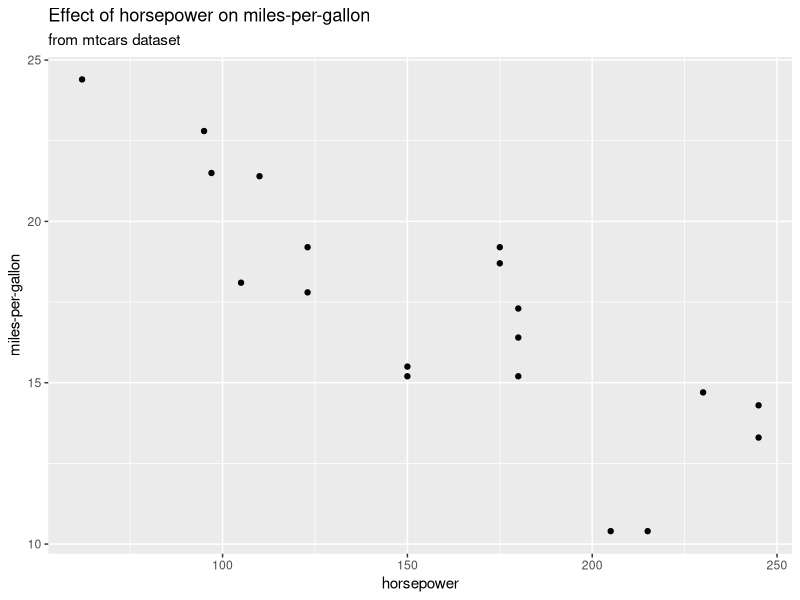
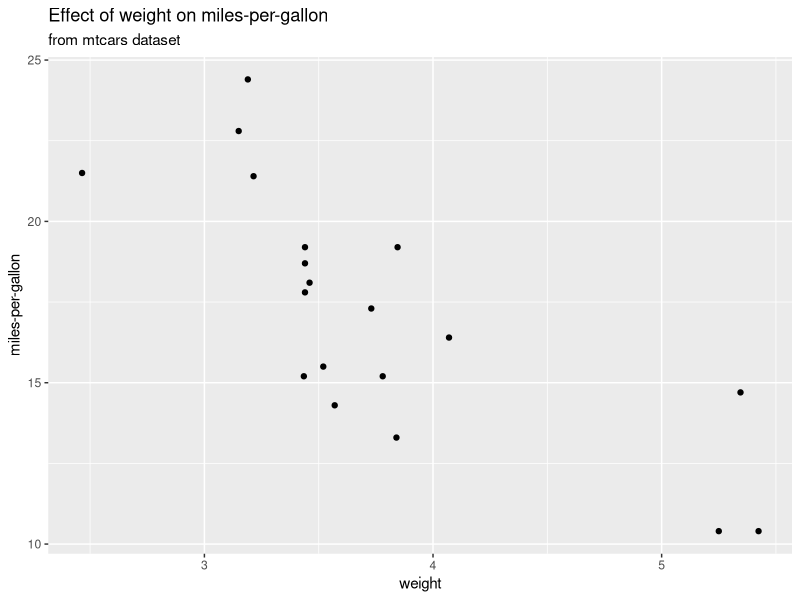
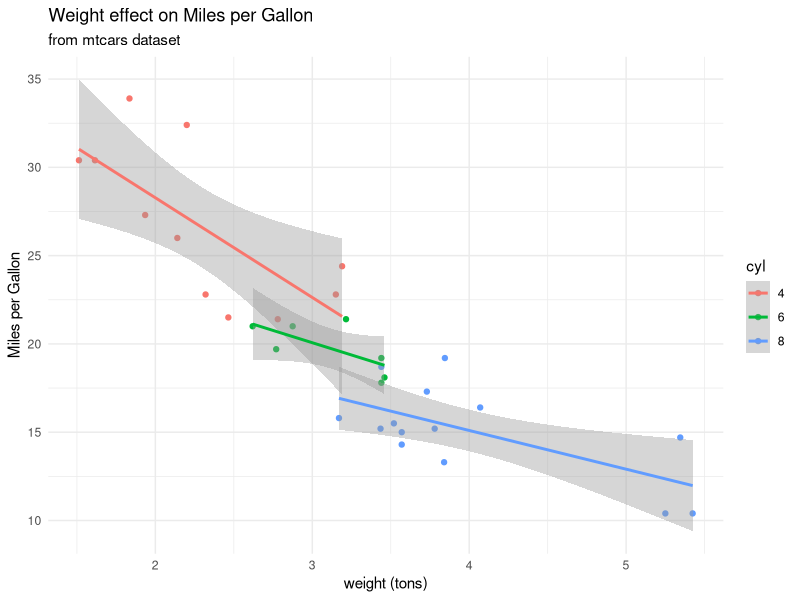
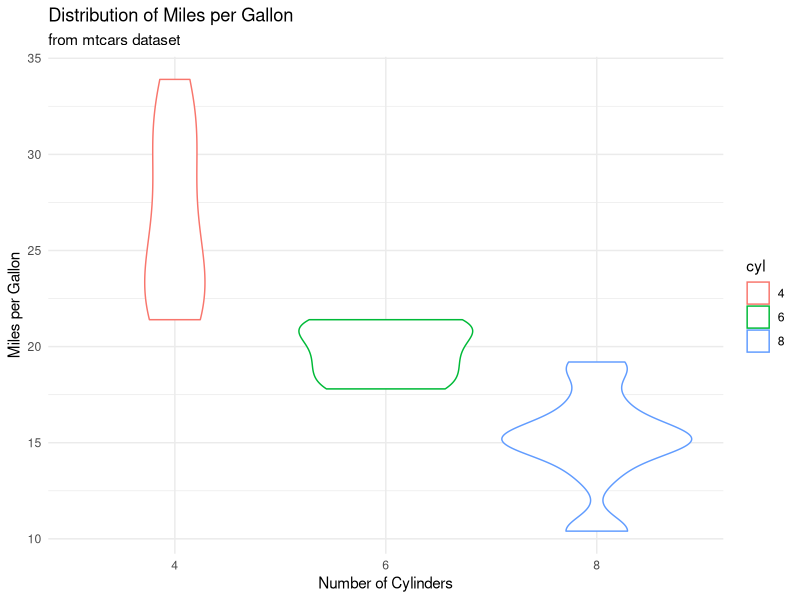
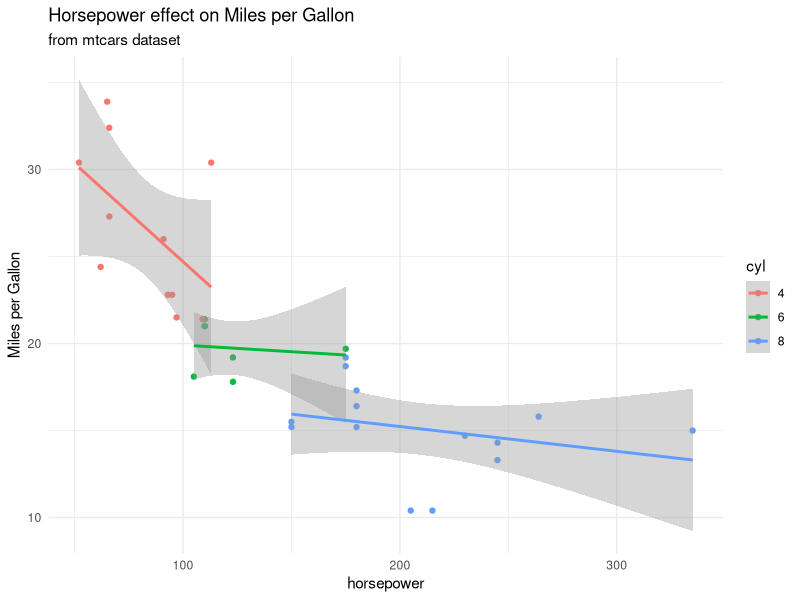
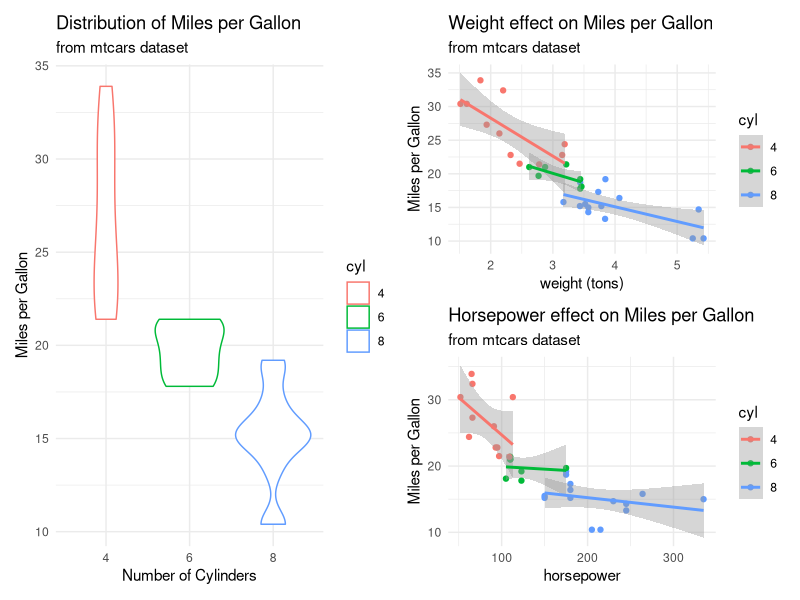
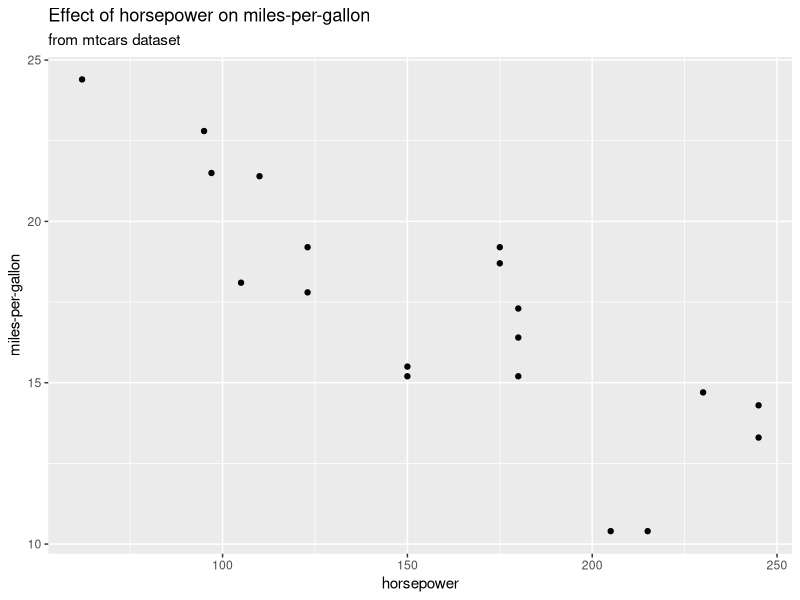
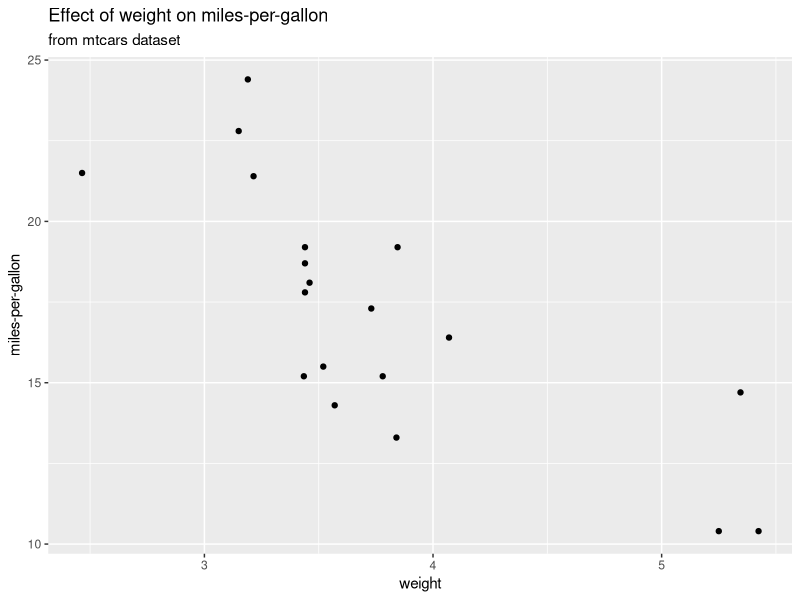

The R script that drew these images, in order:
#assignment 6
library(tidyverse)
library(patchwork)
#1. loads mtcars df
data("mtcars")
str(mtcars)
?mtcars
#2. subsets automatic transmissions
mtcars$am<1
a.t. <- mtcars$am<1
mtcars[a.t.,]
mtcars_auto <- mtcars[a.t.,]
#3. saves new file called "automatic_mtcars.csv"
write.csv(mtcars_auto, file = "./automatic_mtcars.csv")
#4. plots the effect on horsepower on mpg using ggplot2
ggplot(mtcars_auto, 
       aes(x=hp, y=mpg))+
         geom_point()+
  labs(title = "Effect of horsepower on miles-per-gallon",
       subtitle= "from mtcars dataset",
       x= "horsepower", 
       y= "miles-per-gallon")
#5. saves plot as png called "mpg_vs_hp_auto.png" 
png(filename= "./mpg_vs_hp_auto.png")
hp_vs_mpg <- ggplot(mtcars_auto, 
       aes(x=hp, y=mpg))+
  geom_point()+
  labs(title = "Effect of horsepower on miles-per-gallon",
       subtitle= "from mtcars dataset",
       x= "horsepower", 
       y= "miles-per-gallon")
hp_vs_mpg
dev.off()
#6 plot effect of weight on mpg 
weight_vs_mpg <- ggplot(mtcars_auto, 
                        aes(x=wt, y=mpg))+
  geom_point()+ 
  labs(title ="Effect of weight on miles-per-gallon",
       subtitle= "from mtcars dataset", 
       x= "weight", 
       y= "miles-per-gallon")
weight_vs_mpg
#7 saves this second plot as tiff called "mpg_vs_wt_auto.tiff" 
png(filename= "./mpg_vs_wt_auto.tiff")
weight_vs_mpg <- ggplot(mtcars_auto, 
                        aes(x=wt, y=mpg))+
  geom_point()+ 
  labs(title ="Effect of weight on miles-per-gallon",
       subtitle= "from mtcars dataset", 
       x= "weight", 
       y= "miles-per-gallon")
weight_vs_mpg
dev.off()
#8 subset original mtcars df to cars w/ disp </= to 200 cu.in. 
mtcars$disp<=200
max200 <- mtcars$disp<=200
mtcars[max200,]
mtcars_sub200 <- mtcars[max200,]
#9 saves that new subset as a csv file called mtcars_max200_disp.csv
write.csv(mtcars_sub200, file= "./mtcars_max200_disp.csv")
#10 code to calculate the maximum horsepower for each of the three dfs 
max_mtcars <- max(mtcars$hp)
max_mtcars_auto <- max(mtcars_auto$hp)
max_mtcars_sub200 <- max(mtcars_sub200$hp)
#11 prints these calculations in a readable format to new plain text file called "hp_maximums.txt"
sink("./hp_maximums.txt")
cat("===================================================\n")
cat("== Maximum Horsepower                            ==\n")
cat("===================================================\n")
cat("mtcars data set:                             : ",max_mtcars,"\n")
cat("mtcars (automatic transmission only) data set: ",max_mtcars_auto,"\n")
cat("mtcars (<= 200 cu in displacement) data set  : ",max_mtcars_sub200,"\n")
sink()

#12 combines the following 3 plots into one image using patchwork package (use full original df)
#Scatterplot + trendline of the effect of weight on mpg (points and linear trendlines colored by the number of cylinders)
mtcars$cyl <- as.factor(mtcars$cyl)
p1 <- ggplot(mtcars, aes(x=wt, y=mpg, color= cyl)) +
  geom_point(aes(color=cyl)) +
  geom_smooth(method = "lm") +
  theme_minimal() +
  labs(title = "Weight effect on Miles per Gallon", 
       subtitle = "from mtcars dataset",
       y= "Miles per Gallon",
       x= "weight (tons)")
p1

#Violin chart of the distributions of mpg for cars, separated and colored by the number of cylinders
mtcars$cyl <- as.factor(mtcars$cyl)
p2 <- ggplot(mtcars, aes(x=cyl, y=mpg, color= cyl)) +
  geom_violin(aes(color=cyl)) +
  theme_minimal() +
  labs(title = "Distribution of Miles per Gallon",
       subtitle = "from mtcars dataset",
       x= "Number of Cylinders",
       y= "Miles per Gallon")
p2
  
#Scatterplot + trendline of the effect of horsepower on mpg (points and linear trendlines colored by the number of cylinders)
p3 <- ggplot(mtcars, aes(x=hp, y=mpg, color= cyl)) + 
  geom_point() +
  geom_smooth(method= "lm") +
  theme_minimal() +
  labs(title = "Horsepower effect on Miles per Gallon", 
       subtitle = "from mtcars dataset",
       y= "Miles per Gallon",
       x= "horsepower")
p3

p2 + p1/p3

#13 saves combined figure as a single png image called "combined_mtcars_plot.png"
png(filename = "./combined_mtcars_plot.png")
p2 + p1/p3
dev.off()
